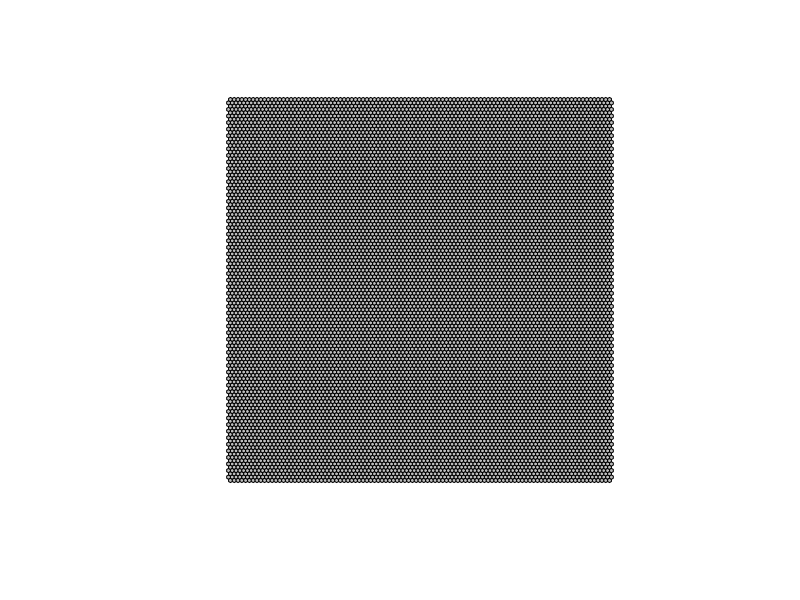
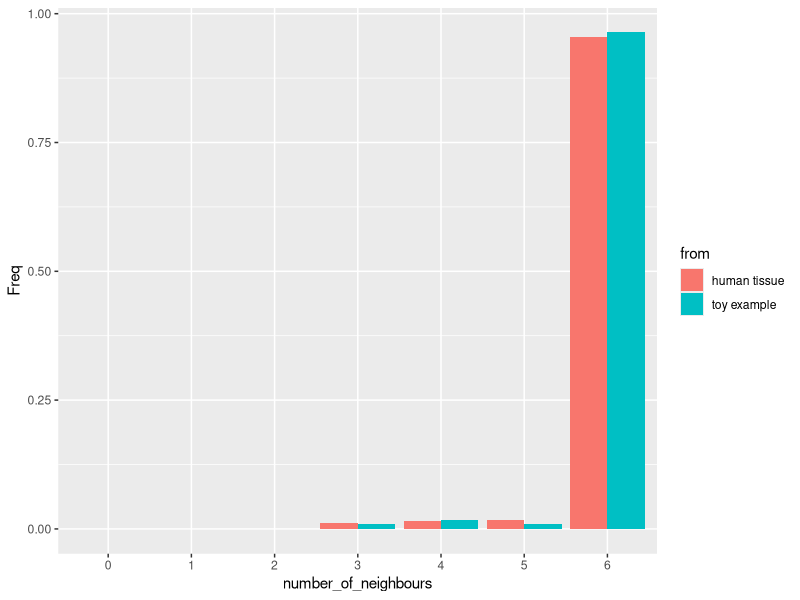
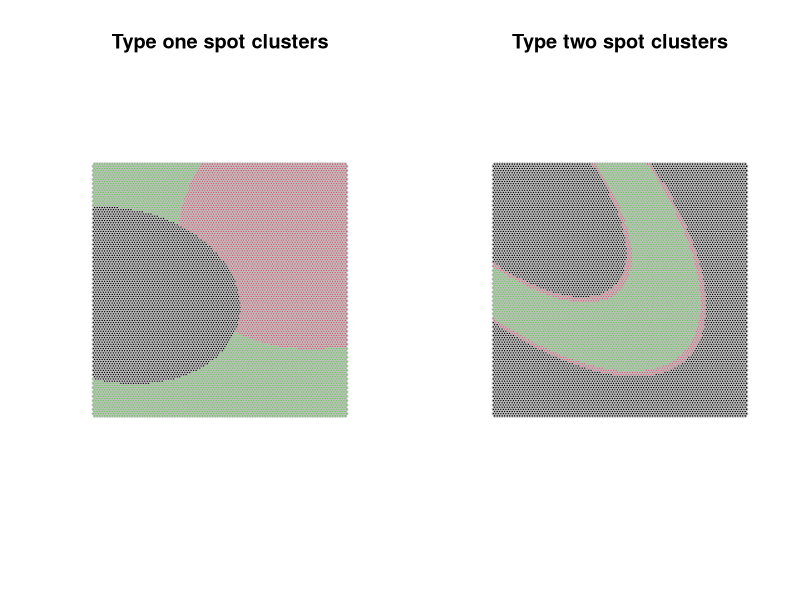
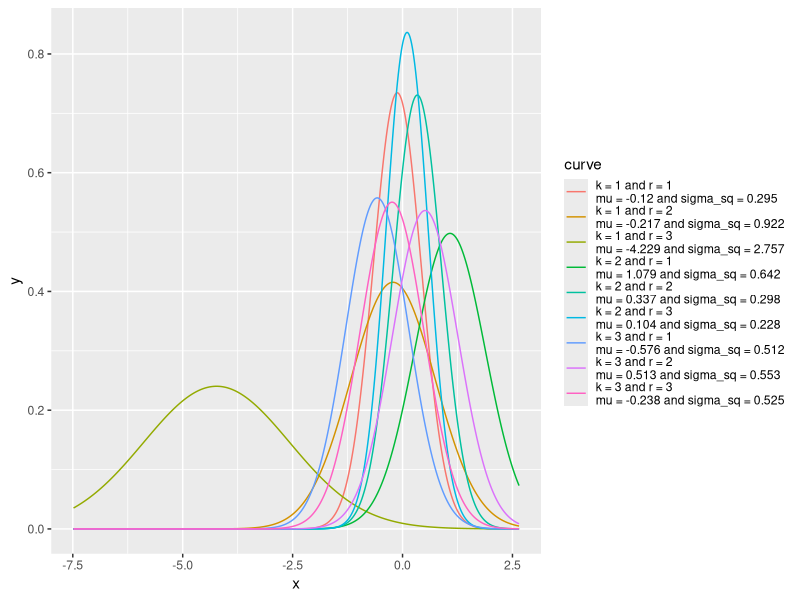
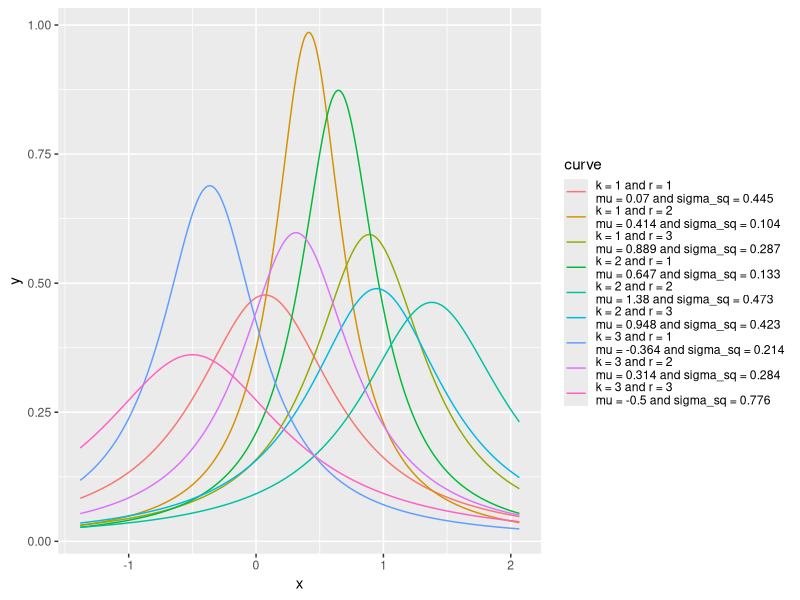
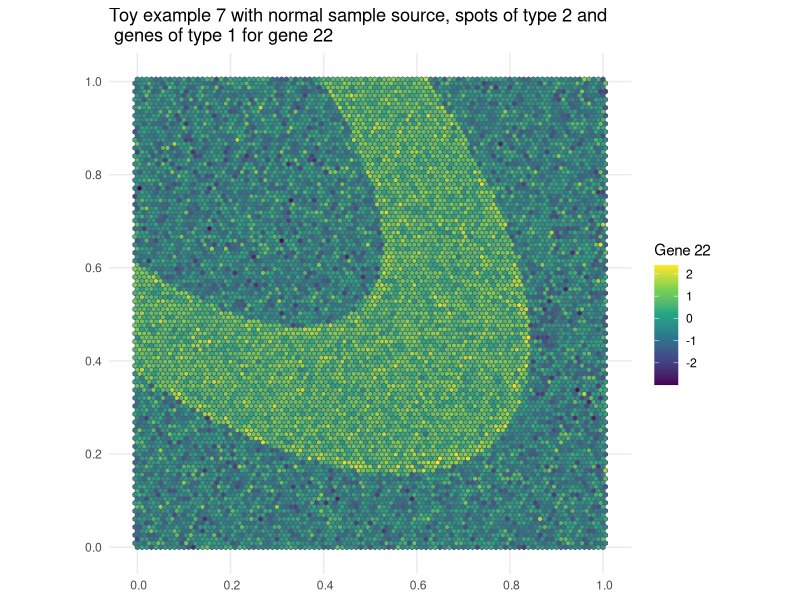
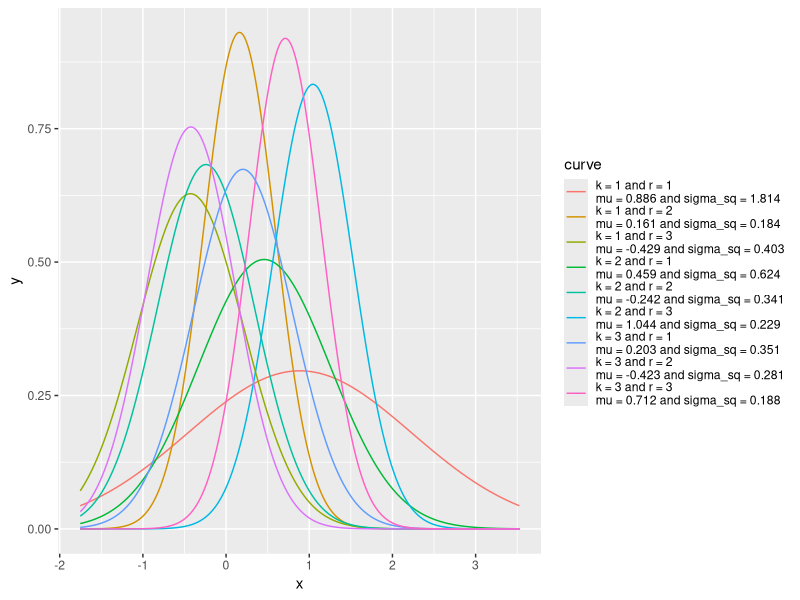

The R source for these figures, in order: (Note: this script raises an error after producing the figures.)
# File to generate the toy examples for the simulation study of the Pott's Model
# We create one simple square hexagonal topologies
# We also look at different cluster attributions for spots and we give different
# sizes of gene clusters. We always have K = 3, R = 3, 30 genes and
# approximately 3000 spots. We test for two different distributions for the sampling of the data: normal and Cauchy, and we sample the parameters of the distributions from a normal-inverse-gamma prior.
# Things we could have done but we did not:
# 1. we could have created a more complex topology with holes, but we did not do it because the distribution of the number of neighbours is already quite close to the one of the human tissue dataset.
# 2. we could have introduced noise in the sampled means and variances within each gene cluster.

library(sf)
library(spdep)
library(tidyverse)
library(ggplot2)
library(stats)

# Fixed seed so the toy examples are reproducible
set.seed(2026)

# Creating the original "square" hexagonal grid
sfc <- st_sfc(st_polygon(list(rbind(c(0, 0), c(1, 0), c(1, 1), c(0, 0)))))
# Increasing `cellsize` decreases the number of cells
hex_grid <- st_make_grid(sfc, cellsize = .01, square = FALSE)
# Check properties
hex_grid

# Visualise grid
plot(hex_grid, col = "grey")

# Creating dataset
hex_sf <- st_sf(id = seq_along(hex_grid), geometry = hex_grid)
#Adding centroids
hex_sf <- cbind(hex_sf, st_coordinates(st_centroid(hex_sf)))

# Creating neighbours' list
neighbours_list <- poly2nb(hex_grid)
neighbours_list[[1]]

# Visualise distribution of number of neighbours
prop.table(table(factor(card(neighbours_list), levels = 0:6)))

# Comparing with the human tissue dataset
nl_human_tissue <- read.csv("Data/Visium_HD_human_tissue/adjecency.csv", header = FALSE)
nb_human_tissue <- nl_human_tissue |>
  mutate_all(function(x) as.integer(x != 0)) |>
  rowSums()
freq_compare <- rbind(
  as.data.frame(prop.table(table(factor(
    nb_human_tissue,
    levels = 0:6
  )))) |>
    mutate(from = "human tissue"),
  as.data.frame(prop.table(table(factor(
    card(neighbours_list),
    levels = 0:6
  )))) |>
    mutate(from = "toy example")
) |>
  rename(number_of_neighbours = "Var1")

ggplot(freq_compare, aes(x = number_of_neighbours, y = Freq, fill = from)) +
  geom_col(position = "dodge")

# Let's incrementally remove some bins to form holes with probability
# proportional to exp(- 4 * mean number of neighbours of your neighbours)
# n_holes <- 100
# hex_grid_emmental <- hex_grid
# for (i in 1:n_holes) {
#   print(paste(i, "out of", n_holes))
#   neighbours_list_emmental <- poly2nb(hex_grid_emmental)
#   hex_grid_emmental <- hex_grid_emmental[-sample.int(
#     length(hex_grid_emmental),
#     1,
#     prob = sapply(
#       seq_along(hex_grid_emmental),
#       function(x) {
#         if (neighbours_list_emmental[[x]][1] == 0) {
#           0
#         } else {
#           exp(- 4 * mean(card(neighbours_list_emmental)[neighbours_list_emmental[[x]]]))
#         }
#       }
#     )
#   ), ]
# }

# # Creating neighbours' list
# neighbours_list_emmental <- poly2nb(hex_grid_emmental)

# # Comparing distributions
# plot(hex_grid_emmental, col = "grey")
# rbind(
#   freq_compare,
#   as.data.frame(prop.table(table(factor(
#     card(neighbours_list_emmental),
#     levels = 0:6
#   )))) |>
#     mutate(from = "toy example emmental") |>
#     rename(number_of_neighbours = "Var1")
# ) |>
#   ggplot(aes(x = number_of_neighbours, y = Freq, fill = from)) +
#   geom_col(position = "dodge")
# The distribution is closer to the one of the human tissue data set

# # Creating dataset
# hex_sf_emmental <- st_sf(
#   id = seq_along(hex_grid_emmental),
#   geometry = hex_grid_emmental
# )
# #Adding centroids
# hex_sf_emmental <- cbind(
#   hex_sf_emmental,
#   st_coordinates(st_centroid(hex_sf_emmental))
# )

# Creating functions for cluster attribution of spots
spot_clust_attrib <- function(x, y, type) {
  f1 <- function(x, y) {
    case_when(
      (x - y / 5)^2 + 2 * (x / 5 + y - 1 / 2)^2 <= 1 / 4 ~ 1,
      (x + y / 2 - 3 / 2)^2 + 2 * (x / 2 - y + 1 / 3)^2 <= 3 / 4 ~ 2,
      TRUE ~ 3
    )
  }
  f2 <- function(x, y) {
    z <- (x - y + 1)^2 + 5 * (x + y - 1)^2
    case_when(
      z <= 0.96^2 ~ 1,
      z <= 1^2 ~ 2,
      z <= 1.5^2 ~ 3,
      z <= 1.54^2 ~ 2,
      TRUE ~ 1
    )
  }
  case_when(
    type == 1 ~ f1(x, y),
    type == 2 ~ f2(x, y),
    TRUE ~ f1(x, y)
  )
}

# Computing spot cluster attribution
hex_sf$cluster_type1 <- spot_clust_attrib(
  hex_sf$X,
  hex_sf$Y,
  1
)
hex_sf$cluster_type2 <- spot_clust_attrib(
  hex_sf$X,
  hex_sf$Y,
  2
)
# hex_sf_emmental$cluster_type1 <- spot_clust_attrib(
#   hex_sf_emmental$X,
#   hex_sf_emmental$Y,
#   1
# )
# hex_sf_emmental$cluster_type2 <- spot_clust_attrib(
#   hex_sf_emmental$X,
#   hex_sf_emmental$Y,
#   2
# )

# Visualisation with the simple grid
par(mfrow = c(1, 2))
plot(
  hex_grid,
  col = hex_sf$cluster_type1,
  border = "grey",
  main = "Type one spot clusters"
)
plot(
  hex_grid,
  col = hex_sf$cluster_type2,
  border = "grey",
  main = "Type two spot clusters"
)
par(mfrow = c(1, 1))

# Gene clusters for the 30 genes
# Type 1 attribution (evenly distributed):
# - k = 1: {1,...,10}
# - k = 2: {11,...,20}
# - k = 3: {21,...,30}
# Type 2 attribution (3rd cluster is smaller):
# - k = 1: {1,...,12}
# - k = 2: {13,...,24}
# - k = 3: {25,...,30}
K <- 3
R <- 3
gene_clust_type_1 <- c(rep(1, 10), rep(2, 10), rep(3, 10))
gene_clust_type_2 <- c(rep(1, 12), rep(2, 12), rep(3, 6))

# Creating function for sampling the normal inverse gamma prior
rnormgamma <- function(n, mu0, lambda, alpha, beta) {
  if (length(n) > 1)
    n <- length(n)
  sigma_sq <- 1 / rgamma(n, alpha, beta)
  mu <- rnorm(n, mu0, sqrt(sigma_sq / lambda))
  tibble(mu = mu, sigma_sq = sigma_sq) |>
  mutate(
    k = (row_number() + R - 1) %/% R,
    r = (row_number() - 1) %% R + 1
  )
}

# 2 different distributions
# nominal one: normal distribution
# heavy tailed one: Cauchy distribution
plot_dist <- function(t, qfun, dfun, alpha = 0.05, res = 1000) {
  q <- qfun(1 - alpha / 2)
  t <- t |> mutate(
    mini = mu - q * sqrt(sigma_sq),
    maxi = mu + q * sqrt(sigma_sq)
  )
  lower_bound <- min(t$mini)
  upper_bound <- max(t$maxi)
  x <- seq(lower_bound, upper_bound, length.out = res)
  t |>
    mutate(curve = paste(
      "k =", k, "and r =", r,
      "\nmu =",
      round(mu, 3),
      "and sigma_sq =",
      round(sigma_sq, 3)
    )) |>
    crossing(x = x) |>
    mutate(y = dfun(x, mu, sqrt(sigma_sq))) |>
    ggplot(aes(x, y, color = curve)) +
    geom_line()
}

plot_dist(rnormgamma(9, 0, 1, 3, 1), qnorm, dnorm)

plot_dist(rnormgamma(9, 0, 1, 3, 1), qcauchy, dcauchy, alpha = 0.5)

# Creating toy exammples with all possible combinations (namely 8)
toy_examples <- tibble(
  dist = c("normal", "cauchy"),
  spot_clust = c(1, 2),
  gene_clust = c(1, 2)
) |>
  expand(dist, spot_clust, gene_clust) |>
  rowwise() |>
  mutate(parameters = list(rnormgamma(9, 0, 1, 3, 1)))

create_mean_array <- function(parameters) {
  parameters |>
    select(-sigma_sq) |>
    pivot_wider(names_from = r, values_from = mu) |>
    select(-k) |>
    as.matrix()
}

create_sd_array <- function(parameters) {
  parameters |>
    select(-mu) |>
    pivot_wider(names_from = r, values_from = sigma_sq) |>
    select(-k) |>
    mutate_all(sqrt) |>
    as.matrix()
}

sample_matrix <- function(dist, spot_clust, gene_clust, parameters) {
  if (gene_clust == 1) {
    gene_clustering <- gene_clust_type_1
  } else {
    gene_clustering <- gene_clust_type_2
  }
  if (dist == "normal") {
    dist_fun <- rnorm
  } else {
    dist_fun <- rcauchy
  }
  if (spot_clust == 1) {
    spot_clustering <- hex_sf$cluster_type1
  } else {
    spot_clustering <- hex_sf$cluster_type2
  }
  mean_array <- create_mean_array(parameters)
  sd_array <- create_sd_array(parameters)
  n_spots <- length(spot_clustering)
  n_genes <- length(gene_clustering)
  sample_mat <- matrix(0, nrow = n_spots, ncol = n_genes)
  for (i in 1:K){
    indices_spots <- which(spot_clustering == i)
    for (j in 1:R){
      indices_genes <- which(gene_clustering == j)
      sample_mat[indices_spots, indices_genes] <- dist_fun(length(indices_spots) * length(indices_genes), mean_array[i, j], sd_array[i, j])
    }
  }
  return(sample_mat)
}

toy_examples <- toy_examples |>
  rowwise() |>
  mutate(
    samples = list(sample_matrix(dist, spot_clust, gene_clust, parameters))
  )

# Visualisation of the toy examples
tei <- 7 # toy example index to visualise
gi <- 22 # gene index to visualise
ggplot() +
  geom_sf(data = hex_grid, aes(fill = toy_examples[tei,]$samples[[1]][,gi])) +
  scale_fill_viridis_c() +
  ggtitle(paste("Toy example", tei, "with", toy_examples[tei,]$dist, "sample source, spots of type", toy_examples[tei,]$spot_clust, "and\n genes of type", toy_examples[tei,]$gene_clust, "for gene", gi)) +
  labs(fill=paste("Gene", gi)) +
  theme_minimal()

plot_dist(toy_examples[tei,]$parameters[[1]], qfun = qnorm, dfun = dnorm)

# Saving the toy examples

# Saving adjecency list of list as matrix with 6 rows where we fill the empty cells with 0
target_length <- 6
padded_list <- lapply(neighbours_list, function(vec) {
  if (length(vec) < target_length) {
    c(vec, rep(0, target_length - length(vec)))
  } else {
    vec
  }
})
adjacency_matrix <- do.call("rbind",padded_list)
write.table(adjacency_matrix, "toy_examples/adjacency.csv", row.names = FALSE, col.names = FALSE, sep = ",")

# Saving bin centers
# Create header
write.csv(as.matrix(as.data.frame(hex_sf) |> select(id, X, Y)), "toy_examples/bin_centers.csv", row.names = FALSE)

# Saving toy examples
register_toy <- function(toy_example) {
  directory <- paste0("toy_examples/toy_example_", toy_example$dist, "_spot_clust_", toy_example$spot_clust, "_gene_clust_", toy_example$gene_clust)
  dir.create(directory, showWarnings = FALSE)
  write.csv(toy_example$samples[[1]], paste0(directory, "/samples.csv"))
  if (toy_example$gene_clust == 1) {
    write.csv(gene_clust_type_1, paste0(directory, "/gene_clustering.csv"))
  } else {
    write.csv(gene_clust_type_2, paste0(directory, "/gene_clustering.csv"))
  }
  if (toy_example$spot_clust == 1) {
    write.csv(hex_sf$cluster_type1, paste0(directory, "/spot_clustering.csv"))
  } else {
    write.csv(hex_sf$cluster_type2, paste0(directory, "/spot_clustering.csv"))
  }
  # toy_example is a 1-row tibble: list columns must be unwrapped with [[1]]
  write.csv(create_mean_array(toy_example$parameters[[1]]), paste0(directory, "/mean_array.csv"))
  write.csv(create_sd_array(toy_example$parameters[[1]]), paste0(directory, "/sd_array.csv"))
}

dir.create("toy_examples", showWarnings = FALSE)
for (i in seq_len(nrow(toy_examples))) {
  register_toy(toy_examples[i, ])}
